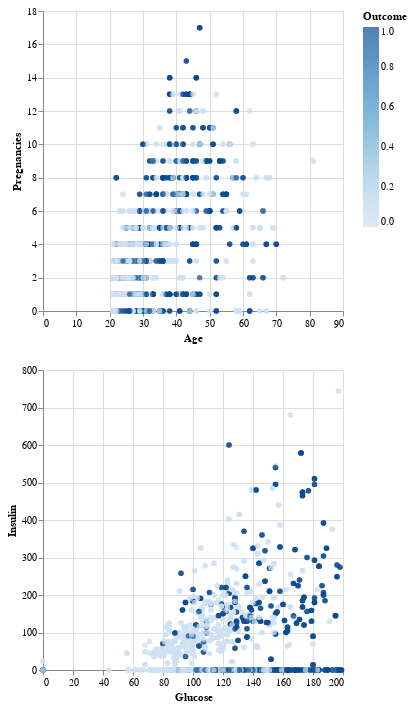

Notebook code cell kept with this figure:
### Markdown cell above
#### Видим, что есть дисбалансы по возрастам, при малых значениях возраста перекос в сторону отсутствяи диабета (0), средний возраст наоборот (1)

### Code cell
el = alt.selection_point(fields=["Outcome"])
c1= alt.Chart(df).mark_circle().encode(
    x="Age",
    y="Pregnancies",
    color=alt.Color('Outcome')
)
c2= alt.Chart(df).mark_circle().encode(
    x="Glucose",
    y="Insulin",
    color=alt.Color('Outcome')
)
c1&c2

### Figure 1 — Vega-Lite specification as saved in the notebook (floating-point values rounded to 4 significant figures; data arrays with more than 128 entries replaced by an {"elided": "..."} marker saying what was removed)
{"config": {"view": {"continuousWidth": 300, "continuousHeight": 300}}, "vconcat": [{"mark": {"type": "circle"}, "encoding": {"color": {"field": "Outcome", "type": "quantitative"}, "x": {"field": "Age", "type": "quantitative"}, "y": {"field": "Pregnancies", "type": "quantitative"}}}, {"mark": {"type": "circle"}, "encoding": {"color": {"field": "Outcome", "type": "quantitative"}, "x": {"field": "Glucose", "type": "quantitative"}, "y": {"field": "Insulin", "type": "quantitative"}}}], "data": {"name": "data-821a961e9cdd5e482988ba14f2734d74"}, "$schema": "https://vega.github.io/schema/vega-lite/v5.20.1.json", "datasets": {"data-821a961e9cdd5e482988ba14f2734d74": {"elided": "2000 records"}}}
